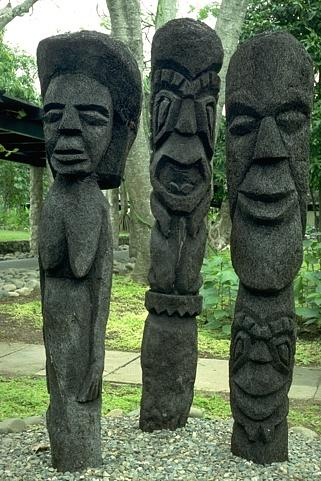
%> input picture train_images_P1/101085.jpg, 321 x 481 px
$ octave --eval "result = cannyEdge(imread('train_images_P1/101085.jpg'));"   (GNU Octave 9; MATLAB toolbox functions it lacks are replaced by stand-ins)
%> lines starting %> are read from the running program, lines starting %| are printed output that depends on the picture
### visDerivatives.m
function visDerivatives(I, J, Jx, Jy)
%% Visualize magnitude and orientation of derivatives

figure; imagesc(J); colormap(gray);
figure; imagesc(Jx); colormap(gray);
figure; imagesc(Jy); colormap(gray);


%% Visualize orientation of derivatives
[cnt, val] = hist(J(:), 100);
thr = val(find(cumsum(cnt)/sum(cnt)<0.95, 1, 'last'));

[x, y] = meshgrid(1:size(I,2), 1:size(I,1));
Jx(J<thr) = 0;
Jy(J<thr) = 0;
figure; imshow(I); hold on
quiver(x, y, Jx, Jy,'AutoScale', 'off');
hold off

end

### cannyEdge.m
 function E = cannyEdge(I)
%% Canny edge detector
% Author: Harshal Godhia
%  Input: A color image I = uint8(X, Y, 3), where X, Y are two dimensions of the image
%  Output: An edge map E = logical(X, Y)
%%  To DO: Write three functions findDerivatives, nonMaxSup, and edgeLink to fulfill the Canny edge detector.

%% Convert the color image to gray scale image
%  Output I = uint8(X, Y)
try
    I = rgb2gray(I);
catch
end

%% Construct 2D Gaussian filter
Gx = normpdf([-5:1:5], 0, 1);
Gy = normpdf([-5:1:5], 0, 1)';
%% Compute magnitutde and orientation of derivatives
% [4 lines of commented-out code are left out]
[J, theta, Jx, Jy] = findDerivatives(I, Gx, Gy);
visDerivatives(I, J, Jx, Jy);

%% Detect local maximum
%  M = logical(X, Y), the edge map after non-maximal suppression
M = nonMaxSup(J, theta);
figure; imagesc(M); colormap(gray);

%% Link edges
%  E = logical(X, Y), the final edge map
E = edgeLink(M, J, theta);
figure; imagesc(E); colormap(gray);
end

 function [J, theta, Jx, Jy] = findDerivatives(I, Gx, Gy)
    I = double(I);
    Gfilter = conv2(Gx, Gy, 'full');
    dx = [1 -1];
    dy = [1 -1]';
    %Ismooth = conv2(I, Gfilter, 'same');
    Gfilterx = conv2(Gfilter, dx, 'same');
    Gfiltery = conv2(Gfilter, dy, 'same');

    Jx = conv2(I, Gfilterx, 'same');
    Jy = conv2(I, Gfiltery, 'same');

    % [5 lines of commented-out code are left out]

    J = sqrt(Jx.*Jx + Jy.*Jy);
    theta = atan2(Jy, Jx);
 end

 function M = nonMaxSup(J, theta)
    [nr,nc] = size(J);
    M = false(nr,nc);
    [Ymesh1, Xmesh1] = meshgrid(1:nc, 1:nr);
    [Ymesh2, Xmesh2] = meshgrid(1:nc, 1:nr);

    Xco1 = Xmesh1 - sin(theta);
    Yco1 = Ymesh1 + cos(theta);
    interp_p1s = interp2(J', Xco1, Yco1);

    Xco2 = Xmesh2 + sin(theta);
    Yco2 = Ymesh2 - cos(theta);
    interp_p2s = interp2(J', Xco2, Yco2);

    for i = 1:nr
        for j = 1:nc
            pa = interp_p1s(i, j);
            pb = interp_p2s(i, j);
            if J(i,j) > pa && J(i,j) > pb
                M(i,j) = 1;
            end
        end
    end
 end

 function E = edgeLink(M, J, theta)
 mean_val = mean(J(:));
 J = J.*M;  %use the edgemap and magnitude to modify edge
 %fprintf('max val: %.2f\n', mean_val);
 low_th_const = 0.55*mean_val;
 high_th_const = 1.55*mean_val;
 %fprintf('lowh:%.2f\n', low_th_const);
 %fprintf('high:%.2f\n', high_th_const);
 E = false(size(J));
 low_ind = J < low_th_const;
 high_ind = J > high_th_const;
 %fprintf('no of high %i ', nnz(high_ind));
 %fprintf('no of low %i ', nnz(low_ind));
 E(low_ind) = 0;
 E(high_ind) = 1;

 J(low_ind) = 0;
 J(high_ind) = 1;
 %fprintf('inter elem %.2f\n', nnz(J > 0 & J ~= 1 ));
 %fprintf('beforelo:%.2f\n', nnz(E == 1));

 for x = 1:size(J,1)
     for y = 1:size(J,2)
         if J(x,y) == 1 %if this is a strong pixel, extend it to neighbors who are weak
             visited = zeros(size(J));
             [E, ~] = extendEdge(E, J, theta, x, y, visited);
         end
     end
 end
 %fprintf('after:%.2f\n', nnz(E == 1));
 end

 % [21 lines left out: function getDiscretePoints, not called in this run]
 %here x, y are locations of a strong pixel whose edge we extend
 % [21 lines left out: function extendEdge, not called in this run]
%> in findDerivatives, `theta = atan2(Jy, Jx);`:
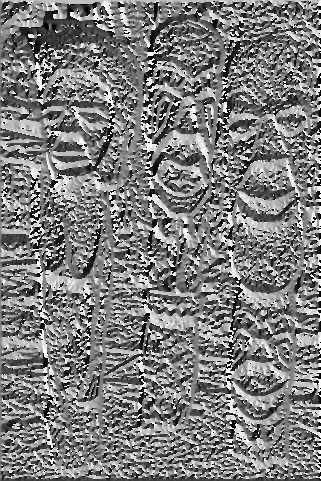
%> theta: size 481x321 double; min -3.14, max 3.14, mean -0.0482; drawn with min black and max white
%> in visDerivatives, `[cnt, val] = hist(J(:), 100);`: cnt = 100 values, max 13451 at index 4, min 0 at index 96, mean 1544; val = 100 values from 0.449 to 89.32
%> in visDerivatives, `thr = val(find(cumsum(cnt)/sum(cnt)<0.95, 1, 'last'));`: thr = 27.38
%> in cannyEdge, `visDerivatives(I, J, Jx, Jy);`:
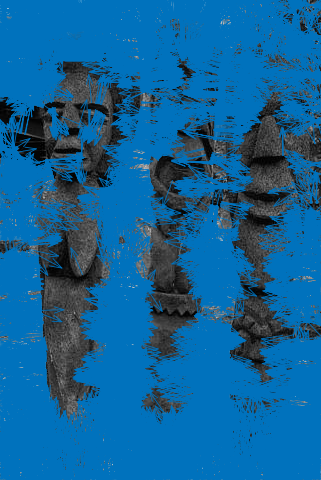
%> figure redrawn from the program's plot data
%> in nonMaxSup, `Yco1 = Ymesh1 + cos(theta);`:
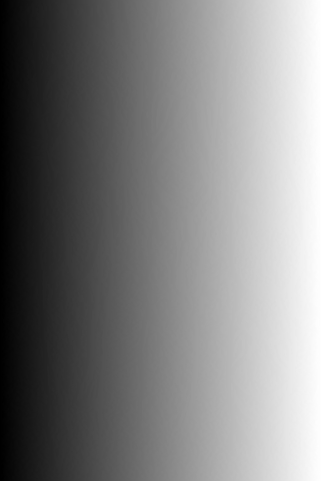
%> Yco1: size 481x321 double; min 0.985, max 320.4, mean 161; drawn with min black and max white
%> after the loop in nonMaxSup, `for i = 1:nr`:
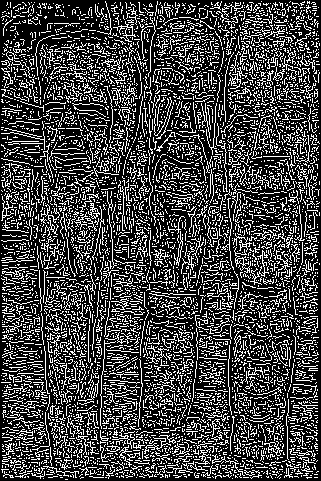
%> M: size 481x321 logical; 26.6% white in thin lines or dots
%> in edgeLink, `mean_val = mean(J(:));`: mean_val = 9.37
%> in edgeLink, `low_th_const = 0.55*mean_val;`: low_th_const = 5.15
%> in edgeLink, `high_th_const = 1.55*mean_val;`: high_th_const = 14.53
%> in edgeLink, `low_ind = J < low_th_const;`:
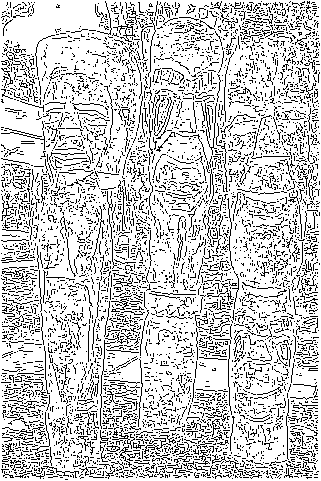
%> low_ind: size 481x321 logical; 79.4% white; black in thin lines or dots
%> in edgeLink, `high_ind = J > high_th_const;`: high_ind: size 481x321 logical; 8.3% white in thin lines or dots
%> in edgeLink, `E(low_ind) = 0;`: E: size 481x321 logical; every value is 0
%> in edgeLink, `J(low_ind) = 0;`: J: size 481x321 double; min 0, max 84.39, mean 3.2
%> in edgeLink, `J(high_ind) = 1;`:
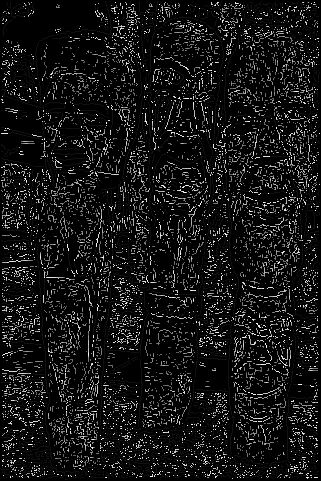
%> J: size 481x321 double; min 0, max 14.52, mean 1.2; drawn with min black and max white
%> after the loop in edgeLink, `for x = 1:size(J,1)`:
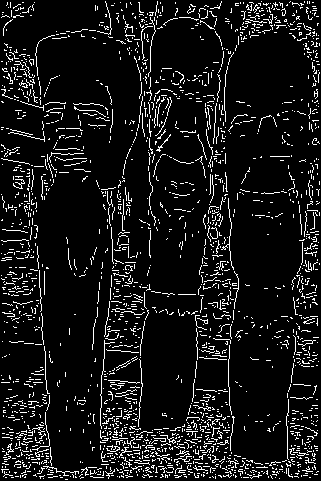
%> E: size 481x321 logical; 9.1% white in thin lines or dots
%> after the loop in edgeLink, `for x = 1:size(J,1)`: visited: size 481x321 double; every value is 0
